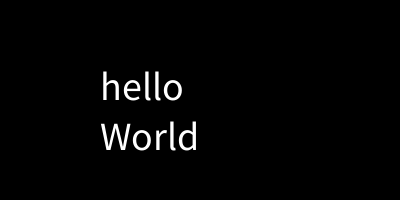
Frame 1 (no input)
Frame 60 (the mouse pressed at the canvas centre just before this capture): identical to frame 1, image omitted
Frame 120 (the mouse held since frame 60 and released just before this capture): identical to frame 1, image omitted

The Processing sketch that drew this single still picture (run headless with seeded random() and noise(); from frame 60 on, the mouse is pressed at the canvas centre):

// Processing sketch: week17_1
// ── week17_1.pde
void setup(){//設定，只做一次
  size(400,200);
  textSize(40);
}
String line="World";
void draw(){//每秒60次
   background(0);
   text("hello", 100,100);
   text(line,100,150);
}
